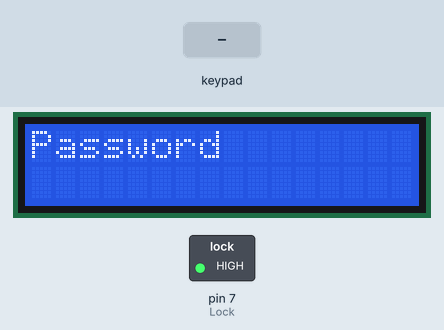
A sketch run on a simulated Arduino Mega 2560, built with avr-gcc and run on an emulated ATmega2560. Parts: 16×2 character LCD, switched loads named in the sketch (green lamp = pin HIGH). The test bench sets the inputs (shaded band). What the sketch prints to the serial monitor is not drawn.

Above: at 1.2 s.
1.3 s: keypad keys 1 3 3 4 # pressed 1.37 s apart
At 2.9 s:
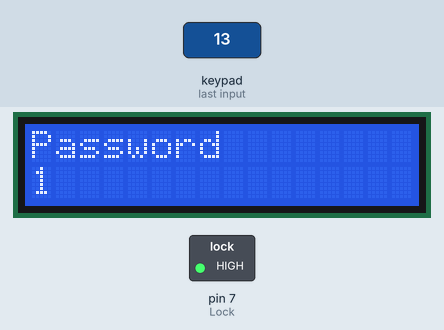
12.1 s: key 'A' pressed
At 15.1 s:
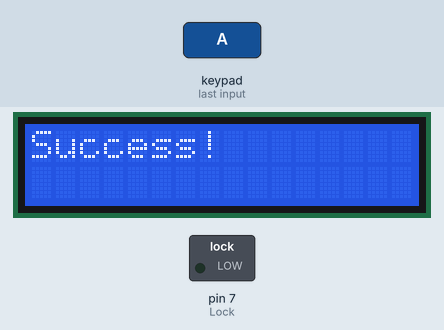
16.1 s: key 'B' pressed
20.1 s: keypad keys 1 3 3 4 pressed 1.37 s apart
At 27.2 s:
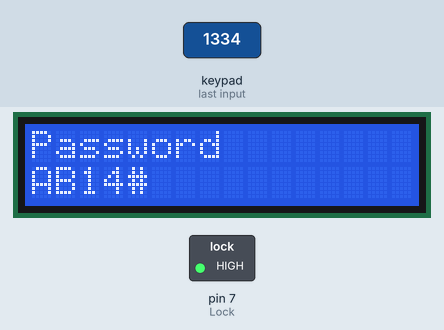
29.5 s: key '1' pressed
33.5 s: key 'C' pressed
At 42.0 s:
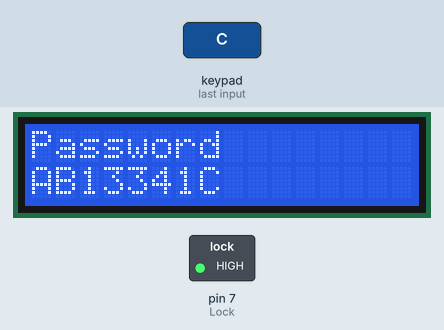
Timing chart, 0 to 42.6 s (numbered marks = the images above; inputs shaded):
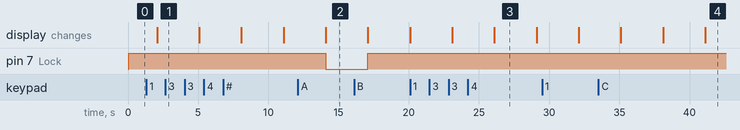

Measured:
- after the input at 1.3 s, the display: changes after 0.77 s (image 1)
- after the input at 20.1 s, the display: first differs from a run without the input after 6.0 s (image 3)
- after the input at 33.5 s, the display: first differs from a run without the input after 7.6 s (image 4)
- what the display in image 3 shows lasts 3.0 s, from 26.1 s to 29.1 s

The sketch:

mega.ino
```cpp
#include <Keypad.h>
#include <LiquidCrystal.h>

const byte ROWS = 4; //four rows
const byte COLS = 4; //four columns
char keys[ROWS][COLS] = {
  {'1', '2', '3', 'A'},
  {'4', '5', '6', 'B'},
  {'7', '8', '9', 'C'},
  {'*', '0', '#', 'D'}
};
char wrd[6] = {};
int idx = 0;

char password[4] = "1334";
int position = 0;
int Lock = 7;


//LiquidCrystal lcd(rs, en, d4, d5, d6, d7);
LiquidCrystal lcd(5, 4, 38, 39, 40, 41);

byte rowPins[ROWS] = {30, 31, 32, 33}; //connect to the row pinouts of the keypad
byte colPins[COLS] = {34, 35, 36, 37}; //connect to the column pinouts of the keypad

Keypad keypad = Keypad( makeKeymap(keys), rowPins, colPins, ROWS, COLS );

void setup() {
  Serial.begin(9600);

  lcd.begin(16, 2);
  lcd.setCursor(0, 0);
  lcd.clear();
  lcd.print("Password");

  pinMode(Lock, OUTPUT);
  LockedPosition(false);


}

void loop() {
  //lcd.clear();

  char key = keypad.getKey();
  lcd.setCursor(0, 1);
  if (key) {
    wrd[idx++] = key;
    Serial.println(key);
    //lcd.clear();

  }
  Serial.println("idx:" +  String(idx));
  lcd.print(wrd);
  Serial.println("Word:" +  String(wrd));
  if ( key == '#' && idx >= 4)
  {
    int f = 0;
    for (int i = 0; i < 4; i++)
    {
      if (password[i] != wrd[i])
      {
        f = 1;
        break;
      }
    }
    if (!f)
    {
      LockedPosition(true);
      Serial.println("successfully unlocked!");
      idx = 0;
      lcd.clear();
      lcd.setCursor(0, 0);
      lcd.print("Success!");
      delay(3000);
      wrd[0] = '\0';
      lcd.clear();
      lcd.setCursor(0, 0);
      lcd.print("Password");
      LockedPosition(false);

    }
    else{
       lcd.clear();
      lcd.setCursor(0, 0);
      lcd.print("Incorrect!");
      delay(3000);
      wrd[0] = '\0';
      lcd.clear();
      lcd.setCursor(0, 0);
      lcd.print("Password:");
    }
  }
  delay(1000);
}


void LockedPosition(int locked)
{
  if (locked)
  {
    digitalWrite(Lock, LOW);
  }
  else
  {
    digitalWrite(Lock, HIGH);
  }
}
```
